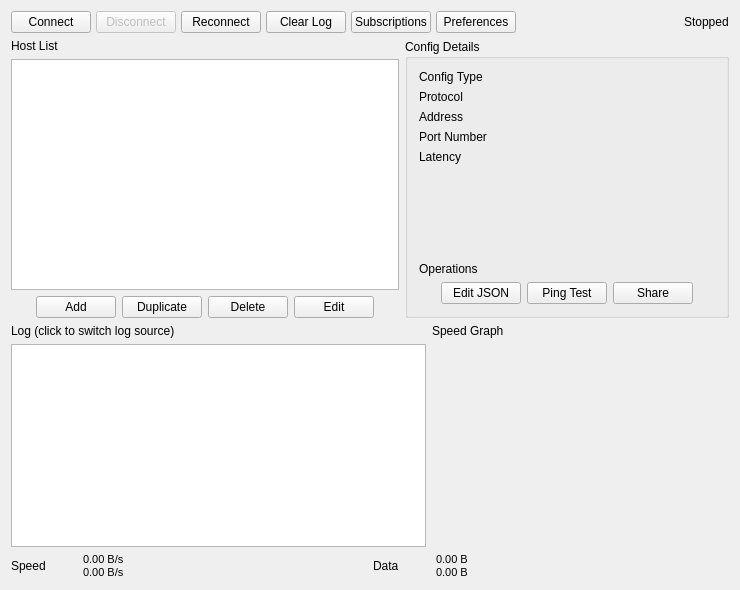
<?xml version="1.0" encoding="UTF-8"?>
<ui version="4.0">
 <class>MainWindow</class>
 <widget class="QMainWindow" name="MainWindow">
  <property name="geometry">
   <rect>
    <x>0</x>
    <y>0</y>
    <width>740</width>
    <height>590</height>
   </rect>
  </property>
  <property name="sizePolicy">
   <sizepolicy hsizetype="Preferred" vsizetype="Preferred">
    <horstretch>0</horstretch>
    <verstretch>0</verstretch>
   </sizepolicy>
  </property>
  <property name="minimumSize">
   <size>
    <width>740</width>
    <height>590</height>
   </size>
  </property>
  <property name="windowTitle">
   <string>qvssr</string>
  </property>
  <widget class="QWidget" name="centralWidget">
   <property name="sizePolicy">
    <sizepolicy hsizetype="Preferred" vsizetype="Preferred">
     <horstretch>0</horstretch>
     <verstretch>0</verstretch>
    </sizepolicy>
   </property>
   <property name="minimumSize">
    <size>
     <width>680</width>
     <height>530</height>
    </size>
   </property>
   <layout class="QGridLayout" name="gridLayout_4" rowstretch="0,5,4,0" columnstretch="6,5">
    <item row="0" column="0" colspan="2">
     <layout class="QHBoxLayout" name="horizontalLayout" stretch="1,1,0,1,0,0,0,0">
      <property name="spacing">
       <number>5</number>
      </property>
      <item>
       <widget class="QPushButton" name="startButton">
        <property name="text">
         <string>Connect</string>
        </property>
       </widget>
      </item>
      <item>
       <widget class="QPushButton" name="stopButton">
        <property name="enabled">
         <bool>false</bool>
        </property>
        <property name="text">
         <string>Disconnect</string>
        </property>
       </widget>
      </item>
      <item>
       <widget class="QPushButton" name="reconnectButton">
        <property name="text">
         <string>Reconnect</string>
        </property>
       </widget>
      </item>
      <item>
       <widget class="QPushButton" name="clearlogButton">
        <property name="text">
         <string>Clear Log</string>
        </property>
       </widget>
      </item>
      <item>
       <widget class="QPushButton" name="subsButton">
        <property name="text">
         <string>Subscriptions</string>
        </property>
       </widget>
      </item>
      <item>
       <widget class="QPushButton" name="preferencesBtn">
        <property name="text">
         <string>Preferences</string>
        </property>
       </widget>
      </item>
      <item>
       <spacer name="horizontalSpacer">
        <property name="orientation">
         <enum>Qt::Horizontal</enum>
        </property>
        <property name="sizeType">
         <enum>QSizePolicy::Maximum</enum>
        </property>
        <property name="sizeHint" stdset="0">
         <size>
          <width>999999999</width>
          <height>0</height>
         </size>
        </property>
       </spacer>
      </item>
      <item>
       <widget class="QLabel" name="statusLabel">
        <property name="cursor">
         <cursorShape>IBeamCursor</cursorShape>
        </property>
        <property name="text">
         <string>Stopped</string>
        </property>
        <property name="textInteractionFlags">
         <set>Qt::LinksAccessibleByMouse|Qt::TextSelectableByMouse</set>
        </property>
       </widget>
      </item>
     </layout>
    </item>
    <item row="1" column="0">
     <layout class="QVBoxLayout" name="verticalLayout_3">
      <item>
       <widget class="QLabel" name="label_14">
        <property name="text">
         <string>Host List</string>
        </property>
       </widget>
      </item>
      <item>
       <widget class="QTreeWidget" name="connectionListWidget">
        <property name="contextMenuPolicy">
         <enum>Qt::CustomContextMenu</enum>
        </property>
        <property name="editTriggers">
         <set>QAbstractItemView::NoEditTriggers</set>
        </property>
        <property name="selectionMode">
         <enum>QAbstractItemView::ExtendedSelection</enum>
        </property>
        <property name="verticalScrollMode">
         <enum>QAbstractItemView::ScrollPerPixel</enum>
        </property>
        <property name="uniformRowHeights">
         <bool>true</bool>
        </property>
        <property name="sortingEnabled">
         <bool>true</bool>
        </property>
        <property name="animated">
         <bool>true</bool>
        </property>
        <property name="allColumnsShowFocus">
         <bool>true</bool>
        </property>
        <property name="headerHidden">
         <bool>true</bool>
        </property>
        <property name="expandsOnDoubleClick">
         <bool>true</bool>
        </property>
        <column>
         <property name="text">
          <string notr="true">1</string>
         </property>
        </column>
       </widget>
      </item>
      <item>
       <layout class="QHBoxLayout" name="horizontalLayout_3">
        <item>
         <spacer name="horizontalSpacer_3">
          <property name="orientation">
           <enum>Qt::Horizontal</enum>
          </property>
          <property name="sizeHint" stdset="0">
           <size>
            <width>40</width>
            <height>20</height>
           </size>
          </property>
         </spacer>
        </item>
        <item>
         <widget class="QPushButton" name="importConfigButton">
          <property name="sizePolicy">
           <sizepolicy hsizetype="Fixed" vsizetype="Fixed">
            <horstretch>0</horstretch>
            <verstretch>0</verstretch>
           </sizepolicy>
          </property>
          <property name="toolTip">
           <string>Import connection</string>
          </property>
          <property name="text">
           <string>Add</string>
          </property>
          <property name="iconSize">
           <size>
            <width>22</width>
            <height>22</height>
           </size>
          </property>
         </widget>
        </item>
        <item>
         <widget class="QPushButton" name="duplicateBtn">
          <property name="toolTip">
           <string>Duplicate connection</string>
          </property>
          <property name="text">
           <string>Duplicate</string>
          </property>
          <property name="iconSize">
           <size>
            <width>22</width>
            <height>22</height>
           </size>
          </property>
         </widget>
        </item>
        <item>
         <widget class="QPushButton" name="removeConfigButton">
          <property name="sizePolicy">
           <sizepolicy hsizetype="Fixed" vsizetype="Fixed">
            <horstretch>0</horstretch>
            <verstretch>0</verstretch>
           </sizepolicy>
          </property>
          <property name="toolTip">
           <string>Delete a connection</string>
          </property>
          <property name="text">
           <string>Delete</string>
          </property>
          <property name="iconSize">
           <size>
            <width>22</width>
            <height>22</height>
           </size>
          </property>
         </widget>
        </item>
        <item>
         <widget class="QPushButton" name="editConfigButton">
          <property name="toolTip">
           <string>Edit connection</string>
          </property>
          <property name="text">
           <string>Edit</string>
          </property>
          <property name="iconSize">
           <size>
            <width>22</width>
            <height>22</height>
           </size>
          </property>
         </widget>
        </item>
        <item>
         <spacer name="horizontalSpacer_2">
          <property name="orientation">
           <enum>Qt::Horizontal</enum>
          </property>
          <property name="sizeHint" stdset="0">
           <size>
            <width>40</width>
            <height>20</height>
           </size>
          </property>
         </spacer>
        </item>
       </layout>
      </item>
     </layout>
    </item>
    <item row="1" column="1">
     <widget class="QGroupBox" name="groupBox">
      <property name="title">
       <string>Config Details</string>
      </property>
      <layout class="QVBoxLayout" name="verticalLayout" stretch="1,0,0">
       <item>
        <layout class="QFormLayout" name="formLayout">
         <item row="0" column="0">
          <widget class="QLabel" name="label_4">
           <property name="text">
            <string>Config Type</string>
           </property>
          </widget>
         </item>
         <item row="0" column="1">
          <widget class="QLabel" name="routeCountLabel">
           <property name="cursor">
            <cursorShape>IBeamCursor</cursorShape>
           </property>
           <property name="text">
            <string/>
           </property>
           <property name="textInteractionFlags">
            <set>Qt::LinksAccessibleByMouse|Qt::TextSelectableByMouse</set>
           </property>
          </widget>
         </item>
         <item row="1" column="0">
          <widget class="QLabel" name="label_2">
           <property name="text">
            <string>Protocol</string>
           </property>
          </widget>
         </item>
         <item row="1" column="1">
          <widget class="QLabel" name="_OutBoundTypeLabel">
           <property name="cursor">
            <cursorShape>IBeamCursor</cursorShape>
           </property>
           <property name="text">
            <string/>
           </property>
           <property name="textInteractionFlags">
            <set>Qt::LinksAccessibleByMouse|Qt::TextSelectableByMouse</set>
           </property>
          </widget>
         </item>
         <item row="2" column="0">
          <widget class="QLabel" name="label">
           <property name="text">
            <string>Address</string>
           </property>
          </widget>
         </item>
         <item row="2" column="1">
          <widget class="QLabel" name="_hostLabel">
           <property name="cursor">
            <cursorShape>IBeamCursor</cursorShape>
           </property>
           <property name="text">
            <string/>
           </property>
           <property name="textInteractionFlags">
            <set>Qt::LinksAccessibleByMouse|Qt::TextSelectableByMouse</set>
           </property>
          </widget>
         </item>
         <item row="3" column="0">
          <widget class="QLabel" name="label_3">
           <property name="text">
            <string>Port Number</string>
           </property>
          </widget>
         </item>
         <item row="3" column="1">
          <widget class="QLabel" name="_portLabel">
           <property name="cursor">
            <cursorShape>IBeamCursor</cursorShape>
           </property>
           <property name="text">
            <string/>
           </property>
           <property name="textInteractionFlags">
            <set>Qt::LinksAccessibleByMouse|Qt::TextSelectableByMouse</set>
           </property>
          </widget>
         </item>
         <item row="4" column="0">
          <widget class="QLabel" name="label_8">
           <property name="text">
            <string>Latency</string>
           </property>
          </widget>
         </item>
         <item row="4" column="1">
          <widget class="QLabel" name="latencyLabel">
           <property name="cursor">
            <cursorShape>IBeamCursor</cursorShape>
           </property>
           <property name="text">
            <string/>
           </property>
           <property name="textInteractionFlags">
            <set>Qt::LinksAccessibleByMouse|Qt::TextSelectableByMouse</set>
           </property>
          </widget>
         </item>
        </layout>
       </item>
       <item>
        <widget class="QLabel" name="label_7">
         <property name="text">
          <string>Operations</string>
         </property>
        </widget>
       </item>
       <item>
        <layout class="QHBoxLayout" name="horizontalLayout_4">
         <item>
          <spacer name="horizontalSpacer_4">
           <property name="orientation">
            <enum>Qt::Horizontal</enum>
           </property>
           <property name="sizeHint" stdset="0">
            <size>
             <width>40</width>
             <height>20</height>
            </size>
           </property>
          </spacer>
         </item>
         <item>
          <widget class="QPushButton" name="editJsonBtn">
           <property name="toolTip">
            <string>Edit connection as JSON</string>
           </property>
           <property name="text">
            <string>Edit JSON</string>
           </property>
           <property name="iconSize">
            <size>
             <width>22</width>
             <height>22</height>
            </size>
           </property>
          </widget>
         </item>
         <item>
          <widget class="QPushButton" name="pingTestBtn">
           <property name="enabled">
            <bool>true</bool>
           </property>
           <property name="text">
            <string>Ping Test</string>
           </property>
           <property name="iconSize">
            <size>
             <width>22</width>
             <height>22</height>
            </size>
           </property>
          </widget>
         </item>
         <item>
          <widget class="QPushButton" name="shareBtn">
           <property name="text">
            <string>Share</string>
           </property>
           <property name="iconSize">
            <size>
             <width>22</width>
             <height>22</height>
            </size>
           </property>
          </widget>
         </item>
         <item>
          <spacer name="horizontalSpacer_9">
           <property name="orientation">
            <enum>Qt::Horizontal</enum>
           </property>
           <property name="sizeHint" stdset="0">
            <size>
             <width>40</width>
             <height>20</height>
            </size>
           </property>
          </spacer>
         </item>
        </layout>
       </item>
      </layout>
     </widget>
    </item>
    <item row="2" column="0" colspan="2">
     <layout class="QGridLayout" name="gridLayout_3" rowstretch="0,1" columnstretch="7,5">
      <item row="0" column="0">
       <widget class="QLabel" name="logLabel">
        <property name="text">
         <string>Log (click to switch log source)</string>
        </property>
       </widget>
      </item>
      <item row="0" column="1">
       <widget class="QLabel" name="label_10">
        <property name="text">
         <string>Speed Graph</string>
        </property>
       </widget>
      </item>
      <item row="1" column="0">
       <widget class="QTextBrowser" name="masterLogBrowser"/>
      </item>
      <item row="1" column="1">
       <layout class="QGridLayout" name="speedChart"/>
      </item>
     </layout>
    </item>
    <item row="3" column="0" colspan="2">
     <layout class="QHBoxLayout" name="horizontalLayout_6" stretch="1,1">
      <item>
       <layout class="QHBoxLayout" name="horizontalLayout_5">
        <item>
         <widget class="QLabel" name="label_5">
          <property name="text">
           <string>Speed</string>
          </property>
         </widget>
        </item>
        <item>
         <widget class="QWidget" name="updownImageBox" native="true">
          <property name="sizePolicy">
           <sizepolicy hsizetype="Fixed" vsizetype="Fixed">
            <horstretch>32</horstretch>
            <verstretch>32</verstretch>
           </sizepolicy>
          </property>
          <property name="minimumSize">
           <size>
            <width>25</width>
            <height>25</height>
           </size>
          </property>
         </widget>
        </item>
        <item>
         <widget class="QLabel" name="netspeedLabel">
          <property name="font">
           <font>
            <pointsize>8</pointsize>
           </font>
          </property>
          <property name="text">
           <string>0.00 B/s
0.00 B/s</string>
          </property>
         </widget>
        </item>
        <item>
         <spacer name="horizontalSpacer_6">
          <property name="orientation">
           <enum>Qt::Horizontal</enum>
          </property>
          <property name="sizeHint" stdset="0">
           <size>
            <width>40</width>
            <height>20</height>
           </size>
          </property>
         </spacer>
        </item>
       </layout>
      </item>
      <item>
       <layout class="QHBoxLayout" name="horizontalLayout_2">
        <item>
         <widget class="QLabel" name="label_6">
          <property name="sizePolicy">
           <sizepolicy hsizetype="Minimum" vsizetype="Minimum">
            <horstretch>0</horstretch>
            <verstretch>0</verstretch>
           </sizepolicy>
          </property>
          <property name="minimumSize">
           <size>
            <width>0</width>
            <height>0</height>
           </size>
          </property>
          <property name="text">
           <string>Data</string>
          </property>
         </widget>
        </item>
        <item>
         <widget class="QWidget" name="updownImageBox_2" native="true">
          <property name="sizePolicy">
           <sizepolicy hsizetype="Fixed" vsizetype="Fixed">
            <horstretch>32</horstretch>
            <verstretch>32</verstretch>
           </sizepolicy>
          </property>
          <property name="minimumSize">
           <size>
            <width>25</width>
            <height>25</height>
           </size>
          </property>
         </widget>
        </item>
        <item>
         <widget class="QLabel" name="dataamountLabel">
          <property name="font">
           <font>
            <pointsize>8</pointsize>
           </font>
          </property>
          <property name="text">
           <string>0.00 B
0.00 B</string>
          </property>
         </widget>
        </item>
        <item>
         <spacer name="horizontalSpacer_7">
          <property name="orientation">
           <enum>Qt::Horizontal</enum>
          </property>
          <property name="sizeHint" stdset="0">
           <size>
            <width>40</width>
            <height>20</height>
           </size>
          </property>
         </spacer>
        </item>
       </layout>
      </item>
     </layout>
    </item>
   </layout>
  </widget>
  <action name="actionEdit">
   <property name="text">
    <string>#ManuallyCreateConnection</string>
   </property>
  </action>
  <action name="actionExisting_config">
   <property name="text">
    <string>#ImportConnection</string>
   </property>
  </action>
  <action name="actionExit">
   <property name="text">
    <string>#Exit</string>
   </property>
  </action>
  <action name="actionPreferences">
   <property name="text">
    <string>#Preferences</string>
   </property>
  </action>
  <action name="action_Start">
   <property name="text">
    <string>#Start</string>
   </property>
  </action>
  <action name="action_Stop">
   <property name="text">
    <string>#Stop</string>
   </property>
  </action>
  <action name="action_Restart">
   <property name="text">
    <string>#Restart</string>
   </property>
  </action>
 </widget>
 <layoutdefault spacing="6" margin="11"/>
 <tabstops>
  <tabstop>startButton</tabstop>
  <tabstop>stopButton</tabstop>
  <tabstop>reconnectButton</tabstop>
  <tabstop>clearlogButton</tabstop>
  <tabstop>subsButton</tabstop>
  <tabstop>preferencesBtn</tabstop>
  <tabstop>connectionListWidget</tabstop>
  <tabstop>importConfigButton</tabstop>
  <tabstop>duplicateBtn</tabstop>
  <tabstop>removeConfigButton</tabstop>
  <tabstop>editConfigButton</tabstop>
  <tabstop>editJsonBtn</tabstop>
  <tabstop>pingTestBtn</tabstop>
  <tabstop>shareBtn</tabstop>
  <tabstop>masterLogBrowser</tabstop>
 </tabstops>
 <resources/>
 <connections/>
</ui>
